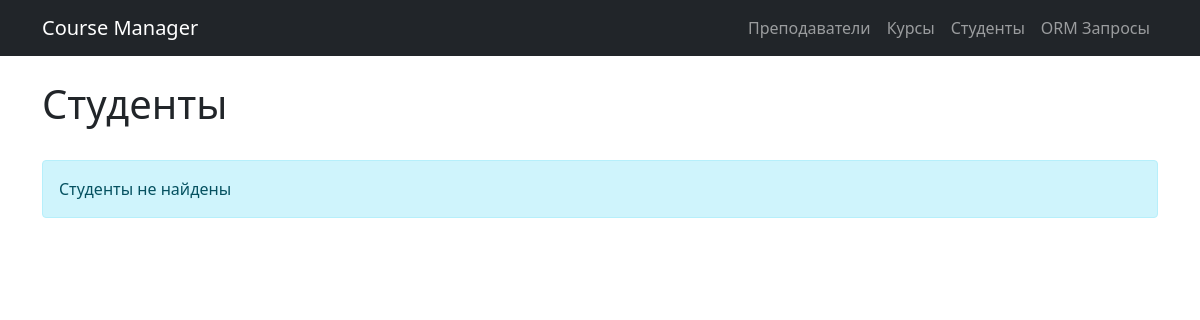
Page /schedule/students/ on the earlier database version.
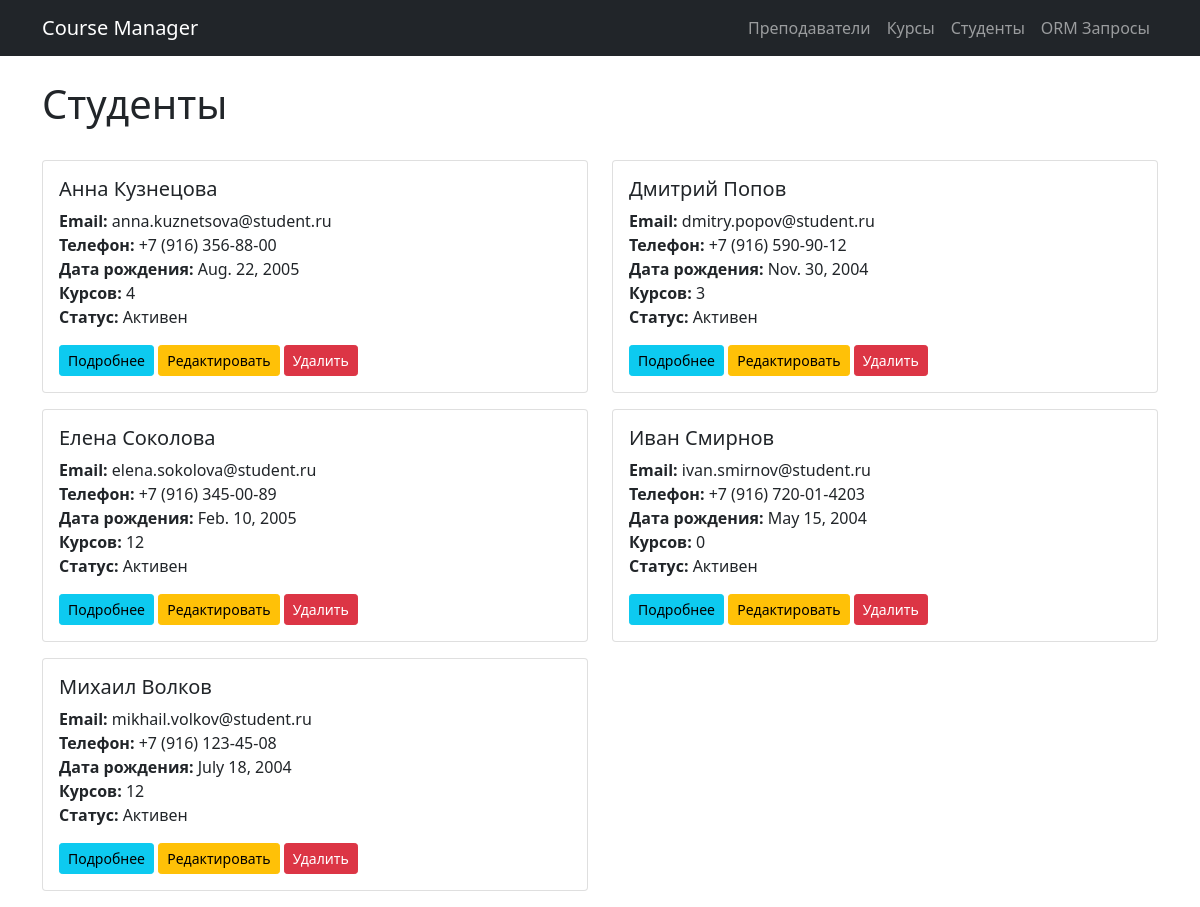
Same page on the later database version.
### schedule/models.py (models this page shows, shortened)
class Student(models.Model):
    first_name = models.CharField(
        max_length=50,
        verbose_name="Имя",
        db_index=True
    )
    last_name = models.CharField(
        max_length=50,
        verbose_name="Фамилия",
        db_index=True
    )
    patronymic = models.CharField(
        max_length=50,
        blank=True,
        null=True,
        verbose_name="Отчество"
    )
    email = models.EmailField(
        unique=True,
        verbose_name="Email"
    )
    phone = models.CharField(
        max_length=20,
        blank=True,
        null=True,
        verbose_name="Телефон"
    )
    date_of_birth = models.DateField(
        verbose_name="Дата рождения"
    )
    address = models.TextField(
        blank=True,
        verbose_name="Адрес"
    )
    enrollment_date = models.DateField(
        auto_now_add=True,
        verbose_name="Дата зачисления"
    )
    courses = models.ManyToManyField(
        Course,
        related_name='students',
        blank=True,
        verbose_name="Курсы"
    )
    is_active = models.BooleanField(
        default=True,
        verbose_name="Активен"
    )
    class Meta:
        verbose_name = "Студент"
        verbose_name_plural = "Студенты"
        ordering = ['first_name', 'last_name', 'patronymic']
        unique_together = ['first_name', 'last_name', 'patronymic']

### schedule/views.py (the view)
# urls.py: path('students/', views.StudentListView.as_view(), name='student_list'),
class StudentListView(ListView):
    model = Student
    template_name = 'schedule/student_list.html'
    context_object_name = 'students'
    paginate_by = 10

### schedule/templates/schedule/student_list.html (shortened to what this page needs)
{% extends 'schedule/base.html' %}
{% block content %}
<div class="d-flex justify-content-between align-items-center mb-4">
    <h1>Студенты</h1>
</div>
<div class="row">
    {% for student in students %}
    <div class="col-md-6 mb-3">
        <div class="card">
            <div class="card-body">
                <h5 class="card-title">{{ student.first_name }} {{ student.last_name }}</h5>
                <p class="card-text">
                    <strong>Email:</strong> {{ student.email }}<br>
                    <strong>Телефон:</strong> {{ student.phone|default:"Не указан" }}<br>
                    <strong>Дата рождения:</strong> {{ student.date_of_birth }}<br>
                    <strong>Курсов:</strong> {{ student.courses.count }}<br>
                    <strong>Статус:</strong> {% if student.is_active %}Активен{% else %}Неактивен{% endif %}
                </p>
                <a href="{% url 'schedule:student_detail' student.pk %}" class="btn btn-info btn-sm">Подробнее</a>
                <a href="{% url 'schedule:student_update' student.pk %}" class="btn btn-warning btn-sm">Редактировать</a>
                <a href="{% url 'schedule:student_delete' student.pk %}" class="btn btn-danger btn-sm">Удалить</a>
            </div>
        </div>
    </div>
    {% empty %}
    <div class="col">
        <div class="alert alert-info">Студенты не найдены</div>
    </div>
    {% endfor %}
</div>
{% endblock %}

### schedule/templates/schedule/base.html (shortened to what this page needs)
<!DOCTYPE html>
<html lang="ru">
<head>
    <link href="https://cdn.jsdelivr.net/npm/bootstrap@5.1.3/dist/css/bootstrap.min.css" rel="stylesheet">
</head>
<body>
    <nav class="navbar navbar-expand-lg navbar-dark bg-dark">
        <div class="container">
            <a class="navbar-brand" href="{% url 'schedule:teacher_list' %}">Course Manager</a>
            <div class="navbar-nav">
                <a class="nav-link" href="{% url 'schedule:teacher_list' %}">Преподаватели</a>
                <a class="nav-link" href="{% url 'schedule:course_list' %}">Курсы</a>
                <a class="nav-link" href="{% url 'schedule:student_list' %}">Студенты</a>
                <a class="nav-link" href="{% url 'schedule:orm_queries' %}">ORM Запросы</a>
            </div>
        </div>
    </nav>
    <div class="container mt-4">
        {% block content %}
        {% endblock %}
    </div>
</body>
</html>

Differences in the rows shown:
added Student: first_name "Анна", last_name "Кузнецова", email "anna.kuznetsova@student.ru", phone "+7 (916) 356-88-00", date_of_birth "Aug. 22, 2005", courses.count "4", is_active "Активен"
added Student: first_name "Дмитрий", last_name "Попов", email "dmitry.popov@student.ru", phone "+7 (916) 590-90-12", date_of_birth "Nov. 30, 2004", courses.count "3", is_active "Активен"
added Student: first_name "Елена", last_name "Соколова", email "elena.sokolova@student.ru", phone "+7 (916) 345-00-89", date_of_birth "Feb. 10, 2005", courses.count "12", is_active "Активен"
added Student: first_name "Иван", last_name "Смирнов", email "ivan.smirnov@student.ru", phone "+7 (916) 720-01-4203", date_of_birth "May 15, 2004", courses.count "0", is_active "Активен"
added Student: first_name "Михаил", last_name "Волков", email "mikhail.volkov@student.ru", phone "+7 (916) 123-45-08", date_of_birth "July 18, 2004", courses.count "12", is_active "Активен"
Other differences:
text no longer shown: "Студенты не найдены"
